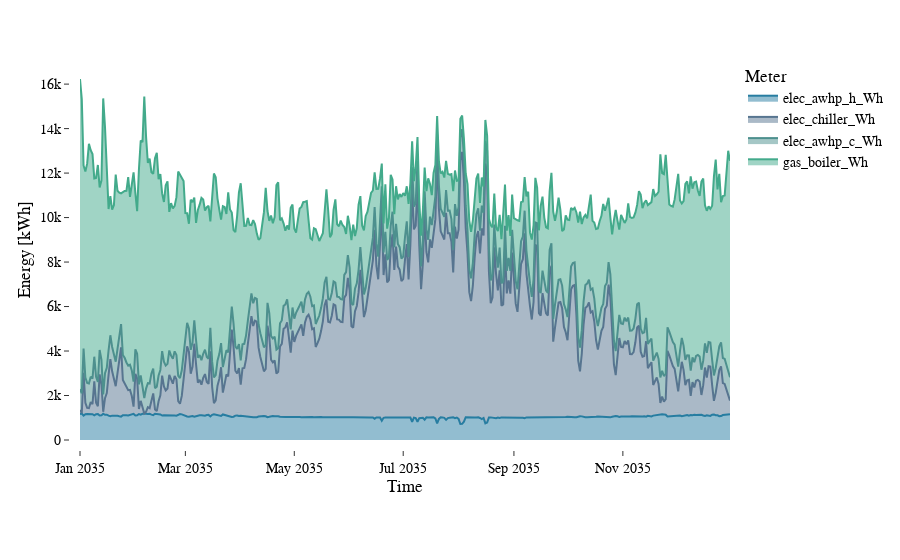

Notebook source saved alongside this figure:
### Code cell
from src.visuals import plot_meter_timeseries

df = source_energy.copy()

equipment_scenarios = ["eq_scenario_1"]
emission_scenarios = ["em_scenario_b"]

plot_meter_timeseries(df, equipment_scenarios=equipment_scenarios, emission_scenarios=emission_scenarios, stacked=True, include_gas=True)

### Figure 1 — Plotly figure (JSON) as saved in the notebook; plotly's stock layout.template omitted (floating-point values rounded to 4 significant figures; data arrays with more than 128 entries replaced by an {"elided": "..."} marker saying what was removed)
{"data": [{"fillpattern": {"shape": ""}, "hovertemplate": "Meter=elec_awhp_h_Wh<br>timestamp=%{x}<br>Usage=%{y}<extra></extra>", "legendgroup": "elec_awhp_h_Wh", "line": {"color": "#277da1"}, "marker": {"symbol": "circle"}, "mode": "lines", "name": "elec_awhp_h_Wh", "orientation": "v", "showlegend": true, "stackgroup": "one", "type": "scatter", "x": {"elided": "365 str values"}, "xaxis": "x", "y": {"elided": "365 float values"}, "yaxis": "y"}, {"fillpattern": {"shape": ""}, "hovertemplate": "Meter=elec_chiller_Wh<br>timestamp=%{x}<br>Usage=%{y}<extra></extra>", "legendgroup": "elec_chiller_Wh", "line": {"color": "#577590"}, "marker": {"symbol": "circle"}, "mode": "lines", "name": "elec_chiller_Wh", "orientation": "v", "showlegend": true, "stackgroup": "one", "type": "scatter", "x": {"elided": "365 str values"}, "xaxis": "x", "y": {"elided": "365 float values"}, "yaxis": "y"}, {"fillpattern": {"shape": ""}, "hovertemplate": "Meter=elec_awhp_c_Wh<br>timestamp=%{x}<br>Usage=%{y}<extra></extra>", "legendgroup": "elec_awhp_c_Wh", "line": {"color": "#4d908e"}, "marker": {"symbol": "circle"}, "mode": "lines", "name": "elec_awhp_c_Wh", "orientation": "v", "showlegend": true, "stackgroup": "one", "type": "scatter", "x": {"elided": "365 str values"}, "xaxis": "x", "y": {"elided": "365 float values"}, "yaxis": "y"}, {"fillpattern": {"shape": ""}, "hovertemplate": "Meter=gas_boiler_Wh<br>timestamp=%{x}<br>Usage=%{y}<extra></extra>", "legendgroup": "gas_boiler_Wh", "line": {"color": "#43aa8b"}, "marker": {"symbol": "circle"}, "mode": "lines", "name": "gas_boiler_Wh", "orientation": "v", "showlegend": true, "stackgroup": "one", "type": "scatter", "x": {"elided": "365 str values"}, "xaxis": "x", "y": {"elided": "365 float values"}, "yaxis": "y"}], "layout": {"annotations": [{"font": {"color": "gray", "size": 16}, "showarrow": false, "text": "Stacked Meter Usage, aggregated over time.", "x": 0, "xanchor": "left", "xref": "paper", "y": -0.4, "yanchor": "bottom", "yref": "paper"}], "legend": {"title": {"text": "Meter"}, "tracegroupgap": 0}, "margin": {"b": 120, "pad": 10, "t": 60}, "xaxis": {"anchor": "y", "domain": [0, 1], "title": {"text": "Time"}}, "yaxis": {"anchor": "x", "domain": [0, 1], "title": {"text": "Energy [kWh]"}}}}
